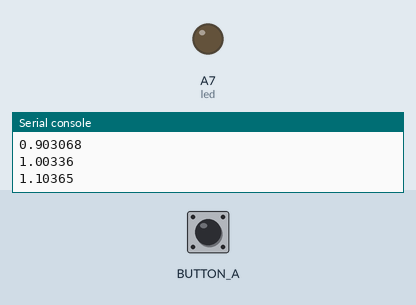
Bench run of a program on a simulated Circuit Playground running CircuitPython. Parts: output pins drawn as LEDs (lit = HIGH), the last lines printed to the serial console. The inputs (shaded band) are chosen by the test bench.

Above: at 1.2 s.
1.3 s: button A pressed for 0.15 s
At 1.4 s:
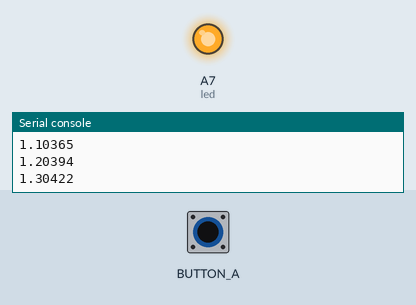
3.0 s: button A pressed for 3.2 s
At 7.3 s:
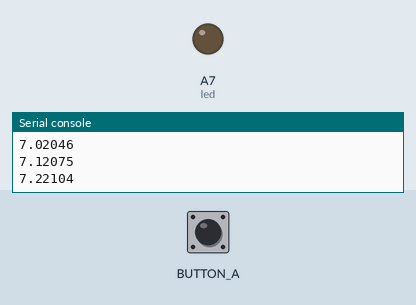
Timing chart, 0 to 8.8 s (numbered marks = the images above; inputs shaded):
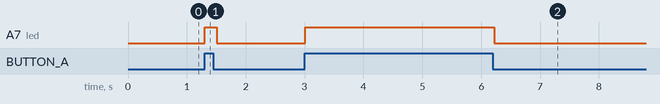

Measured:
- after the input at 1.3 s, A7 (led): LOW → HIGH at once, → LOW 0.20 s later
- after the input at 3.0 s, A7 (led): LOW → HIGH at once, → LOW 3.2 s later

The program:

CPB_button_press_external_LED.py
```python
import board
import digitalio
import time

led = digitalio.DigitalInOut(board.A7)
led.direction = digitalio.Direction.OUTPUT

##Button Presses
buttonA = digitalio.DigitalInOut(board.BUTTON_A)
buttonA.direction = digitalio.Direction.INPUT
buttonA.pull = digitalio.Pull.DOWN

while True:
    print(time.monotonic())
    time.sleep(0.1)
    if buttonA.value == True:
        led.value = True
    else:
        led.value = False
```
